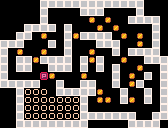

A 2D game scene composited from a Tiled map and its tileset images. What follows is a short description and the map's XML, with every tile layer's data as written:
An orthogonal 21x16 tile map with 8x8 px tiles, 1 tile layer (tiles).

<map version="1.0" tiledversion="1.0.2" orientation="orthogonal" renderorder="left-up" width="21" height="16" tilewidth="8" tileheight="8" nextobjectid="1">
 <tileset firstgid="1" source="tileset.tsx" />
 <layer name="tiles" width="21" height="16">
  <data encoding="csv">
0,0,0,0,0,5,5,5,5,5,5,5,5,5,5,5,5,5,0,0,0,0,0,0,0,0,5,0,0,0,0,5,5,5,0,0,0,0,5,0,0,0,0,0,0,0,0,5,0,0,0,0,0,1,0,1,0,0,5,5,5,5,0,0,0,0,5,5,5,5,0,5,0,0,0,1,0,1,0,0,0,0,5,0,0,0,5,5,0,1,0,0,5,1,5,5,5,5,0,1,0,1,0,5,0,5,5,5,0,0,0,5,0,5,0,0,0,5,5,5,0,0,1,0,5,0,5,0,1,0,0,1,0,0,5,0,0,1,0,0,5,0,5,5,5,5,0,5,0,5,5,1,5,5,5,5,0,5,1,5,0,0,1,0,0,5,5,5,5,0,5,5,0,0,5,5,5,0,5,0,5,0,5,0,0,1,0,0,5,5,0,0,0,0,3,1,0,0,0,1,0,0,0,5,0,1,0,5,0,5,5,5,5,5,5,0,0,5,0,0,5,5,0,0,5,0,1,5,0,0,5,0,0,5,2,2,2,0,5,5,5,5,5,1,0,0,5,0,0,5,0,5,0,0,5,2,2,2,2,2,2,2,5,0,1,1,0,5,1,0,5,0,5,0,0,5,2,2,2,2,2,2,2,5,0,0,0,0,0,0,0,0,0,5,0,0,5,2,2,2,2,2,2,2,5,5,5,5,5,5,5,0,0,5,5,0,0,5,5,5,5,5,5,5,5,5,0,0,0,0,0,5,5,5,5,0
</data>
 </layer>
</map>
